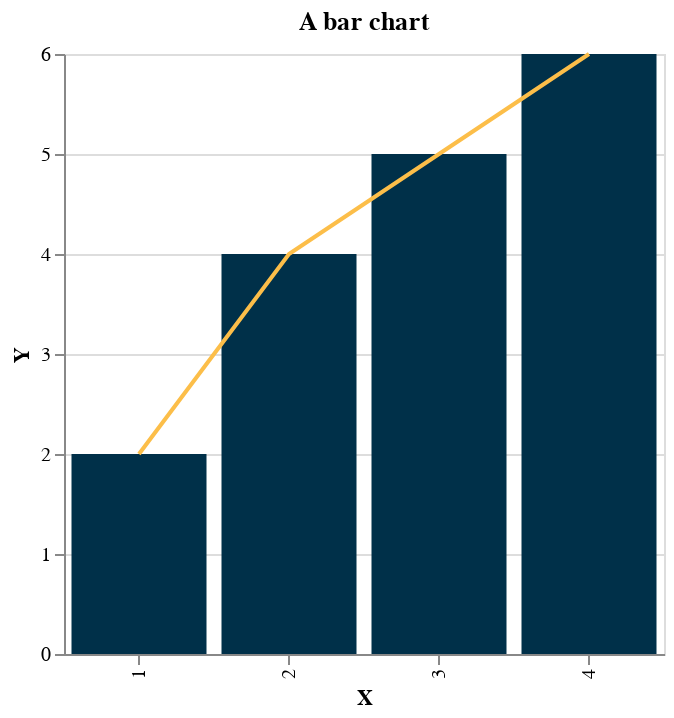

Source (notebook cell):
### Markdown cell above
## Layering

### Code cell
alt.layer(chart1,chart2)

### Figure 1 — Vega-Lite specification as saved in the notebook (floating-point values rounded to 4 significant figures)
{"config": {"view": {"continuousWidth": 400, "continuousHeight": 300}}, "layer": [{"mark": "bar", "encoding": {"color": {"value": "#003049"}, "x": {"field": "X", "type": "ordinal"}, "y": {"field": "Y", "type": "quantitative"}}, "title": "A bar chart", "width": 300}, {"mark": "line", "encoding": {"color": {"value": "#FCBE49"}, "x": {"field": "X", "type": "ordinal"}, "y": {"field": "Y", "type": "quantitative"}}, "title": "A line chart", "width": 300}], "data": {"name": "data-f6be64e55b67dfa3f8d06ba53b7821fc"}, "$schema": "https://vega.github.io/schema/vega-lite/v4.17.0.json", "datasets": {"data-f6be64e55b67dfa3f8d06ba53b7821fc": [{"X": 1, "Y": 2, "Z": 3, "H": 5, "M": 3, "Country": "USA"}, {"X": 2, "Y": 4, "Z": 4, "H": 6, "M": 4, "Country": "EU"}, {"X": 3, "Y": 5, "Z": 5, "H": 8, "M": 5, "Country": "EU"}, {"X": 4, "Y": 6, "Z": 6, "H": 9, "M": 3, "Country": "USA"}]}}
